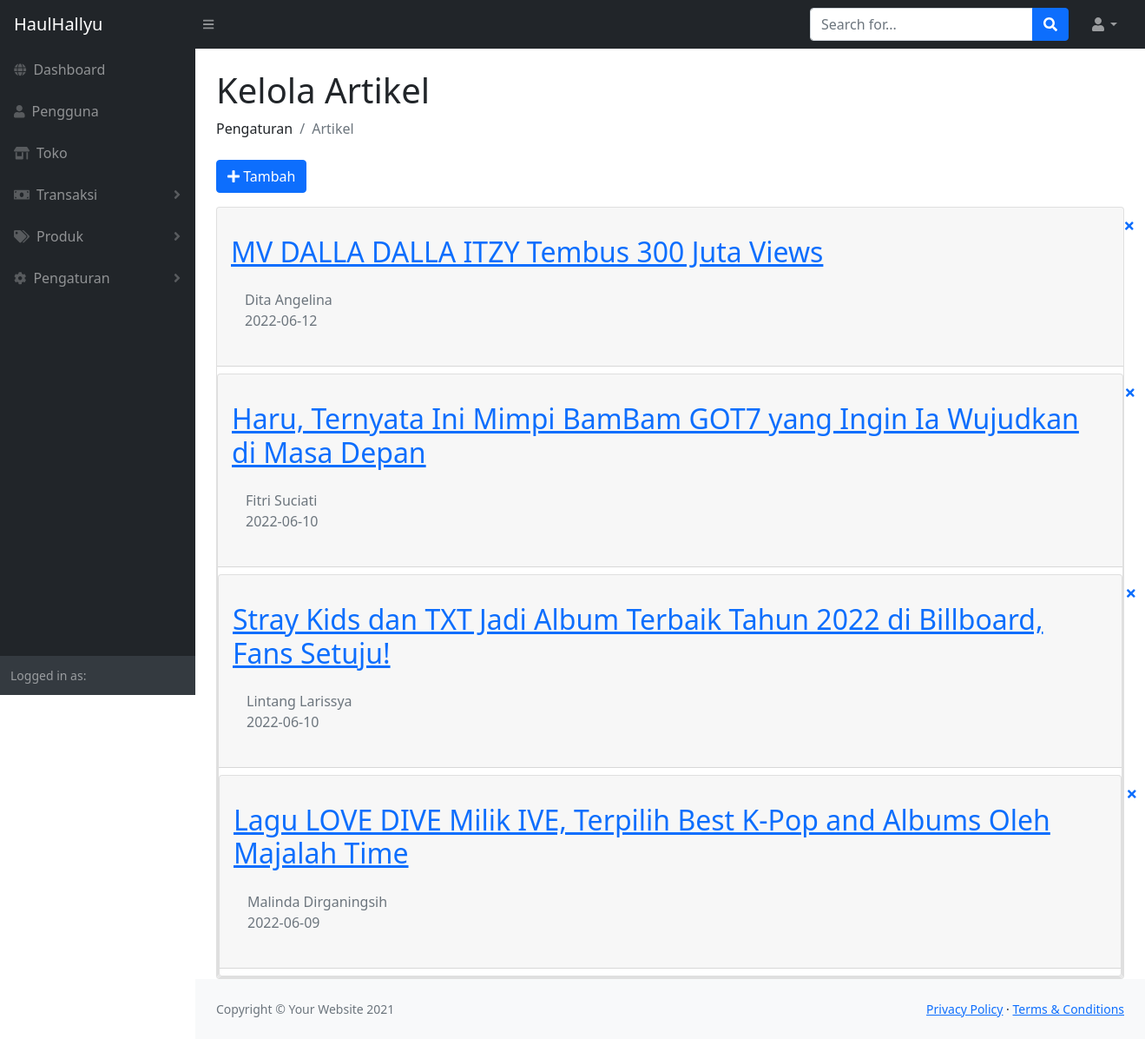
Screenshot of /artikel.php with the database file from the repository.
### tables this page shows
CREATE TABLE `artikel` (
  `id_artikel` int(11) NOT NULL,
  `nama_art` varchar(100) NOT NULL,
  `penulis` varchar(100) NOT NULL,
  `tanggal` varchar(100) NOT NULL,
  `imageart` varchar(100) NOT NULL,
  `isiart` longtext NOT NULL
);

### fungsi.php (called while the page is built, shortened)
<?php
$servername = "localhost";
$username ="root";
$password ="";
$dbname = "webmerch";
$conn = mysqli_connect($servername, $username, $password, $dbname);
if (!function_exists('query'))   {
  function query($query) {
	global $conn;
	$result = mysqli_query($conn, $query);
	$rows = [];
	while( $row = mysqli_fetch_assoc($result) )  {
		$rows[] = $row;
	}
	return $rows;
	}
}
?>

### artikel.php (the view, shortened to what this page needs)
<?php
require 'fungsi.php';
$artikel = query("SELECT * FROM artikel");
?>
<!DOCTYPE html>
<html>
    <head>
        <link href="https://cdn.jsdelivr.net/npm/simple-datatables@latest/dist/style.css" rel="stylesheet" />
        <link href="css/styles.css" rel="stylesheet" />
    </head>
    <body class="sb-nav-fixed">
        <?php require "navbar.php"; ?>
        <div id="layoutSidenav">
            <?php require "sidebar.php"; ?>
            <div id="layoutSidenav_content">
                <main>
                    <div class="container-fluid px-4">
                        <h1 class="mt-4">Kelola Artikel</h1>
                        <ol class="breadcrumb mb-4">
                            <li class="breadcrumb-item">Pengaturan</li>
                            <li class="breadcrumb-item active">Artikel</li>
                        </ol>
                        <p><a href="tambahart.php" class="btn btn-primary"><i class="fa fa-plus" aria-hidden="true"></i> Tambah</a><br></p>
                        <?php
                                foreach( $artikel as $row):
                        ?>
                        <div class="card">
                            <div class="card-header mb-2">
                                <a style="padding-left: 1030px;" href="hapusart.php?idart=<?php echo $id_transaksi; ?>"onclick= "return confirm('yakin?');"><i class="fa fa-times fa-sm" aria-hidden="true"></i> </a>
                                <h2><a href="detailart.php?id=<?php echo $row['id_artikel']; ?>"><?php echo $row['nama_art'];?></a></h2>
                                <div class="card-body">
                                <p class="breadcrumb-item active"><?php echo $row['penulis'];?><br> <?php echo $row['tanggal'];?></p>
                            </div>
                        </div>
                        <?php endforeach; ?>
                    </div>
                </main>
                <?php require "footer.php"; ?>
            </div>
        </div>
    </body>
</html>

### rows the page displays
artikel: nama_art "MV DALLA DALLA ITZY Tembus 300 Juta Views", penulis "Dita Angelina", tanggal "2022-06-12"
artikel: nama_art "Haru, Ternyata Ini Mimpi BamBam GOT7 yang Ingin Ia Wujudkan di Masa Depan", penulis "Fitri Suciati", tanggal "2022-06-10"
artikel: nama_art "Stray Kids dan TXT Jadi Album Terbaik Tahun 2022 di Billboard, Fans Setuju!", penulis "Lintang Larissya", tanggal "2022-06-10"
artikel: nama_art "Lagu LOVE DIVE Milik IVE, Terpilih Best K-Pop and Albums Oleh Majalah Time", penulis "Malinda Dirganingsih", tanggal "2022-06-09"
